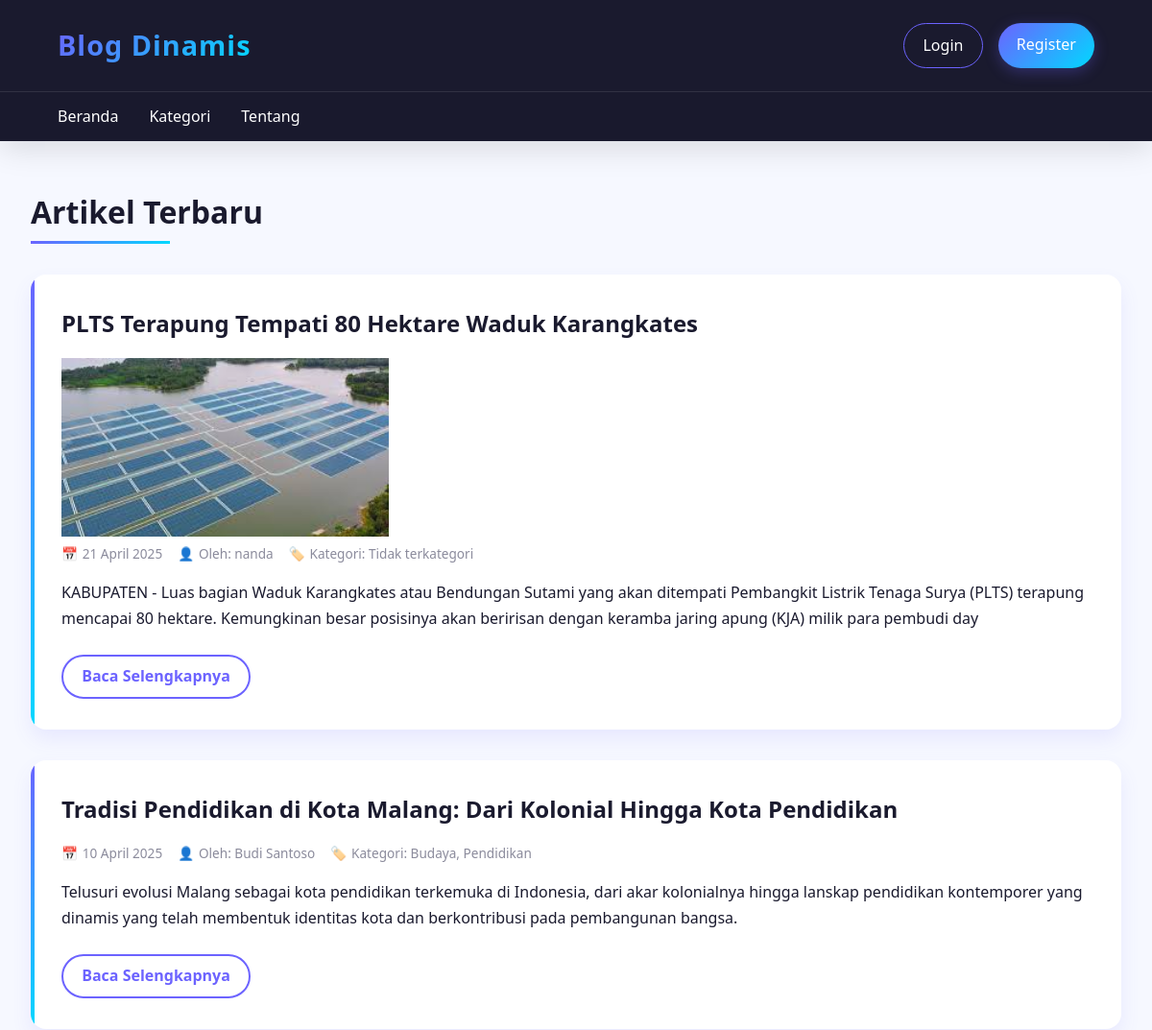
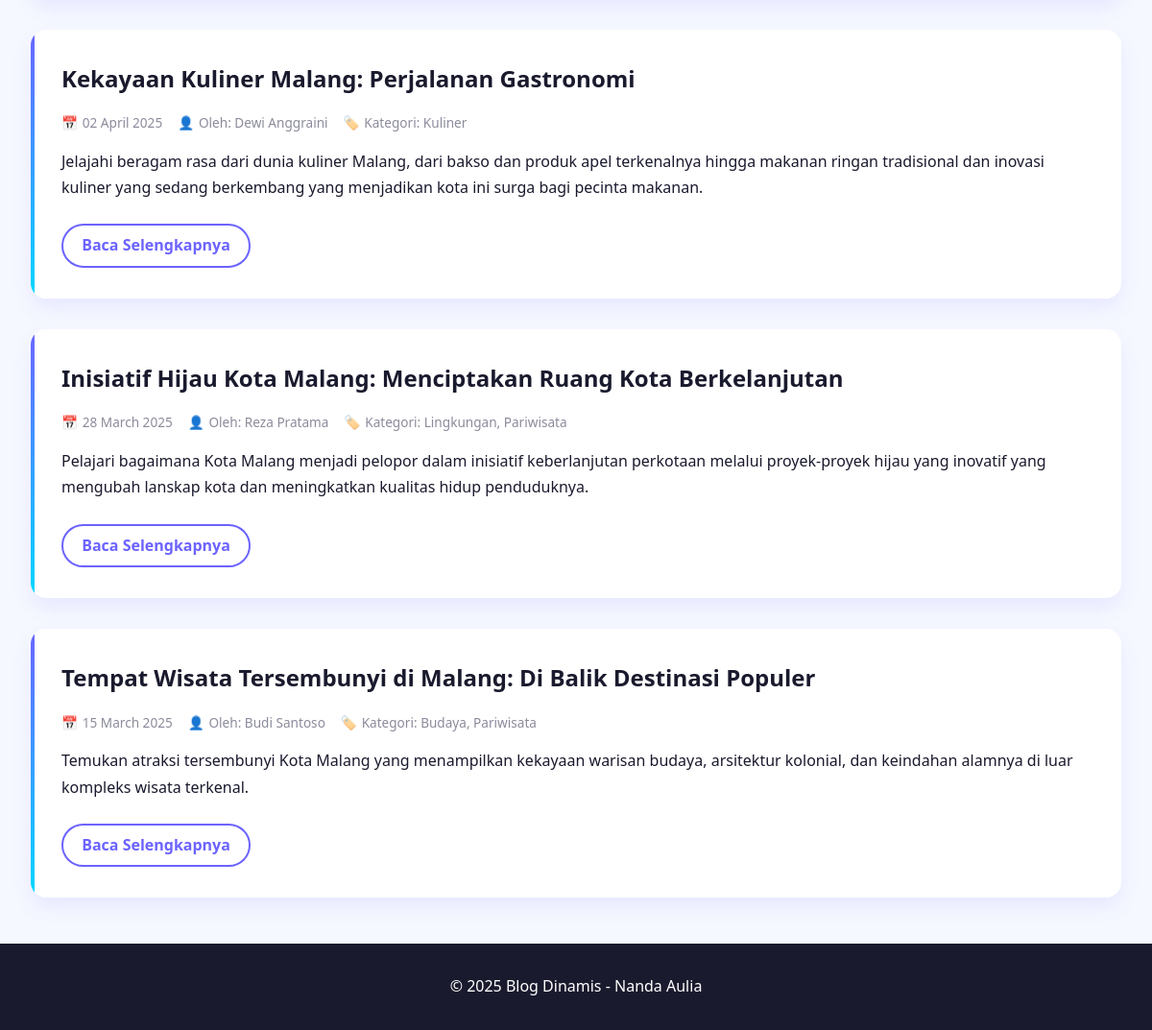
The page / on the database its author committed (2 pictures, top to bottom).
### tables this page shows
CREATE TABLE IF NOT EXISTS `article` (
  `article_id` int NOT NULL AUTO_INCREMENT,
  `title` varchar(255) NOT NULL,
  `slug` varchar(100) NOT NULL,
  `content` text NOT NULL,
  `excerpt` varchar(255) DEFAULT NULL,
  `image_path` varchar(255) DEFAULT NULL,
  `status` enum('draft','published') DEFAULT 'draft',
  `published_at` datetime DEFAULT NULL,
  `created_at` timestamp NULL DEFAULT CURRENT_TIMESTAMP,
  `updated_at` timestamp NULL DEFAULT CURRENT_TIMESTAMP ON UPDATE CURRENT_TIMESTAMP,
  PRIMARY KEY (`article_id`),
  UNIQUE KEY `slug` (`slug`)
);

### index.php (the view, shortened to what this page needs)
<?php
require_once 'db_connect.php';
$query = "
    SELECT
        a.article_id,
        a.title,
        a.excerpt,
        a.content,
        a.published_at,
        a.image_path,
        GROUP_CONCAT(DISTINCT au.name SEPARATOR ', ') AS authors,
        GROUP_CONCAT(DISTINCT c.name SEPARATOR ', ') AS categories
    FROM
        article a
    LEFT JOIN
        article_author aa ON a.article_id = aa.article_id
    LEFT JOIN
        author au ON aa.author_id = au.author_id
    LEFT JOIN
        article_category ac ON a.article_id = ac.article_id
    LEFT JOIN
        category c ON ac.category_id = c.category_id
    WHERE
        a.status = 'published'
    GROUP BY
        a.article_id
    ORDER BY
        a.published_at DESC
";
$result = mysqli_query($conn, $query);
?>
<!DOCTYPE html>
<html lang="id">
<head>
    <link rel="stylesheet" href="styles/index.css">
</head>
<body>
    <header>
        <div class="header-container">
            <h1>Blog Dinamis</h1>
            <div class="user-section">
                <?php if(isset($_SESSION['user_id'])): ?>
                    <div class="user-profile">
                        <p>Selamat datang, <?php echo htmlspecialchars($_SESSION['username']); ?>!</p>
                        <a href="add_article.php" class="btn">Tambah Artikel</a>
                        <a href="logout.php" class="btn">Logout</a>
                    </div>
                <?php else: ?>
                    <div class="auth-buttons">
                        <a href="login.php" class="btn btn-login">Login</a>
                        <a href="register.php" class="btn btn-register">Register</a>
                    </div>
                <?php endif; ?>
            </div>
        </div>
        <nav>
            <ul>
                <li><a href="index.php">Beranda</a></li>
                <li><a href="#">Kategori</a></li>
                <li><a href="#">Tentang</a></li>
            </ul>
        </nav>
    </header>
    <main>
        <section class="articles">
            <h2>Artikel Terbaru</h2>
            <?php if (mysqli_num_rows($result) > 0): ?>
                <?php while ($row = mysqli_fetch_assoc($result)): ?>
                    <article class="article-card">
                        <h3><?php echo htmlspecialchars($row['title']); ?></h3>
                        <?php if (!empty($row['image_path'])): ?>
                            <div class="article-image">
                                <img src="<?php echo htmlspecialchars($row['image_path']); ?>" alt="<?php echo htmlspecialchars($row['title']); ?>">
                            </div>
                        <?php endif; ?>
                        <div class="article-meta">
                            <span class="date">
                                <?php echo date('d F Y', strtotime($row['published_at'])); ?>
                            </span>
                            <span class="authors">
                                Oleh: <?php echo htmlspecialchars($row['authors'] ?? 'Penulis tidak diketahui'); ?>
                            </span>
                            <span class="categories">
                                Kategori: <?php echo htmlspecialchars($row['categories'] ?? 'Tidak terkategori'); ?>
                            </span>
                        </div>
                        <?php if (!empty($row['excerpt'])): ?>
                            <p class="excerpt"><?php echo htmlspecialchars($row['excerpt']); ?></p>
                        <?php else: ?>
                            <p class="excerpt"><?php echo substr(strip_tags($row['content']), 0, 150) . '...'; ?></p>
                        <?php endif; ?>
                        <a href="article.php?id=<?php echo $row['article_id']; ?>" class="read-more">Baca Selengkapnya</a>
                    </article>
                <?php endwhile; ?>
            <?php else: ?>
                <p>Belum ada artikel yang dipublikasikan.</p>
            <?php endif; ?>
        </section>
    </main>
    <footer>
        <p>&copy; <?php echo date('Y'); ?> Blog Dinamis - Nanda Aulia</p>
    </footer>
</body>
</html>

### styles/index.css (style rules this page uses)
* { margin: 0; padding: 0; box-sizing: border-box; font-family: 'Poppins', 'Segoe UI', Tahoma, Geneva, Verdana, sans-serif; }
:root { --primary: #6c63ff; --primary-dark: #4b45b3; --secondary: #00d9ff; --dark: #1a1a2e; --light: #f6f8ff; --gray: #8b8b9c; --light-gray: #e6e8f0; --gradient: linear-gradient(135deg, var(--primary) 0%, var(--secondary) 100%); --shadow: 0 8px 30px rgba(0, 0, 0, 0.12); --card-shadow: 0 10px 20px rgba(108, 99, 255, 0.1); }
body { background-color: var(--light); color: var(--dark); line-height: 1.6; overflow-x: hidden; }
header { background: var(--dark); color: white; position: sticky; top: 0; z-index: 100; box-shadow: var(--shadow); }
.header-container { display: flex; justify-content: space-between; align-items: center; padding: 1.5rem 5%; }
header h1 { font-weight: 700; font-size: 1.8rem; background: var(--gradient); -webkit-background-clip: text; background-clip: text; color: transparent; letter-spacing: 1px; }
nav { background-color: rgba(26, 26, 46, 0.95); backdrop-filter: blur(8px); padding: 0.8rem 5%; border-top: 1px solid rgba(255, 255, 255, 0.1); }
nav ul { list-style: none; display: flex; gap: 2rem; }
nav ul li a { color: white; text-decoration: none; font-weight: 500; position: relative; padding: 0.5rem 0; transition: all 0.3s ease; }
nav ul li a::after { content: ''; position: absolute; bottom: 0; left: 0; width: 0; height: 2px; background: var(--gradient); transition: width 0.3s ease; }
.user-section { display: flex; align-items: center; }
.auth-buttons { display: flex; gap: 1rem; }
.btn { padding: 0.6rem 1.2rem; border-radius: 50px; text-decoration: none; transition: all 0.3s ease; font-weight: 500; display: inline-block; text-align: center; border: none; cursor: pointer; }
.btn-login { background-color: transparent; color: white; border: 1px solid var(--primary); }
.btn-register { background: var(--gradient); color: white; box-shadow: 0 4px 15px rgba(108, 99, 255, 0.3); }
main { max-width: 1200px; margin: 3rem auto; padding: 0 2rem; }
.articles h2 { font-size: 2rem; margin-bottom: 2rem; position: relative; display: inline-block; padding-bottom: 0.5rem; }
.articles h2::after { content: ''; position: absolute; bottom: 0; left: 0; width: 60%; height: 3px; background: var(--gradient); }
.article-card { background: white; border-radius: 16px; padding: 2rem; margin-bottom: 2rem; box-shadow: var(--card-shadow); transition: transform 0.3s ease, box-shadow 0.3s ease; position: relative; overflow: hidden; }
.article-card::before { content: ''; position: absolute; top: 0; left: 0; width: 4px; height: 100%; background: var(--gradient); }
.article-card h3 { font-size: 1.5rem; margin-bottom: 1rem; color: var(--dark); }
.article-meta { display: flex; flex-wrap: wrap; gap: 1rem; font-size: 0.85rem; color: var(--gray); margin-bottom: 1rem; }
.article-meta span { display: flex; align-items: center; }
.date::before { content: '📅'; margin-right: 0.3rem; }
.authors::before { content: '👤'; margin-right: 0.3rem; }
.categories::before { content: '🏷️'; margin-right: 0.3rem; }
.excerpt { margin-bottom: 1.5rem; color: var(--dark); line-height: 1.7; }
.read-more { display: inline-block; color: var(--primary); text-decoration: none; font-weight: 600; padding: 0.5rem 1.2rem; border-radius: 50px; border: 2px solid var(--primary); transition: all 0.3s ease; }
footer { background-color: var(--dark); color: white; text-align: center; padding: 2rem 0; margin-top: 3rem; }
.article-card { animation: fadeIn 0.6s ease backwards; }
.article-card:nth-child(2) { animation-delay: 0.1s; }
.article-card:nth-child(3) { animation-delay: 0.2s; }
.article-card:nth-child(4) { animation-delay: 0.3s; }
.article-card:nth-child(5) { animation-delay: 0.4s; }

### rows shown on the page
article: title "PLTS Terapung Tempati 80 Hektare Waduk Karangkates", image_path (picture), published_at "21 April 2025", authors "nanda", categories "Tidak terkategori", excerpt "KABUPATEN - Luas bagian Waduk Karangkates atau Bendungan Sutami yang akan ditempati Pembangkit Listrik Tenaga Surya (PLTS) terapung mencapai 80 hektare. Kemungkinan besar posisinya akan beririsan dengan keramba jaring apung (KJA) milik para pembudi day"
article: title "Tradisi Pendidikan di Kota Malang: Dari Kolonial Hingga Kota Pendidikan", published_at "10 April 2025", authors "Budi Santoso", categories "Budaya, Pendidikan", excerpt "Telusuri evolusi Malang sebagai kota pendidikan terkemuka di Indonesia, dari akar kolonialnya hingga lanskap pendidikan kontemporer yang dinamis yang telah membentuk identitas kota dan berkontribusi pada pembangunan bangsa."
article: title "Kekayaan Kuliner Malang: Perjalanan Gastronomi", published_at "02 April 2025", authors "Dewi Anggraini", categories "Kuliner", excerpt "Jelajahi beragam rasa dari dunia kuliner Malang, dari bakso dan produk apel terkenalnya hingga makanan ringan tradisional dan inovasi kuliner yang sedang berkembang yang menjadikan kota ini surga bagi pecinta makanan."
article: title "Inisiatif Hijau Kota Malang: Menciptakan Ruang Kota Berkelanjutan", published_at "28 March 2025", authors "Reza Pratama", categories "Lingkungan, Pariwisata", excerpt "Pelajari bagaimana Kota Malang menjadi pelopor dalam inisiatif keberlanjutan perkotaan melalui proyek-proyek hijau yang inovatif yang mengubah lanskap kota dan meningkatkan kualitas hidup penduduknya."
article: title "Tempat Wisata Tersembunyi di Malang: Di Balik Destinasi Populer", published_at "15 March 2025", authors "Budi Santoso", categories "Budaya, Pariwisata", excerpt "Temukan atraksi tersembunyi Kota Malang yang menampilkan kekayaan warisan budaya, arsitektur kolonial, dan keindahan alamnya di luar kompleks wisata terkenal."
